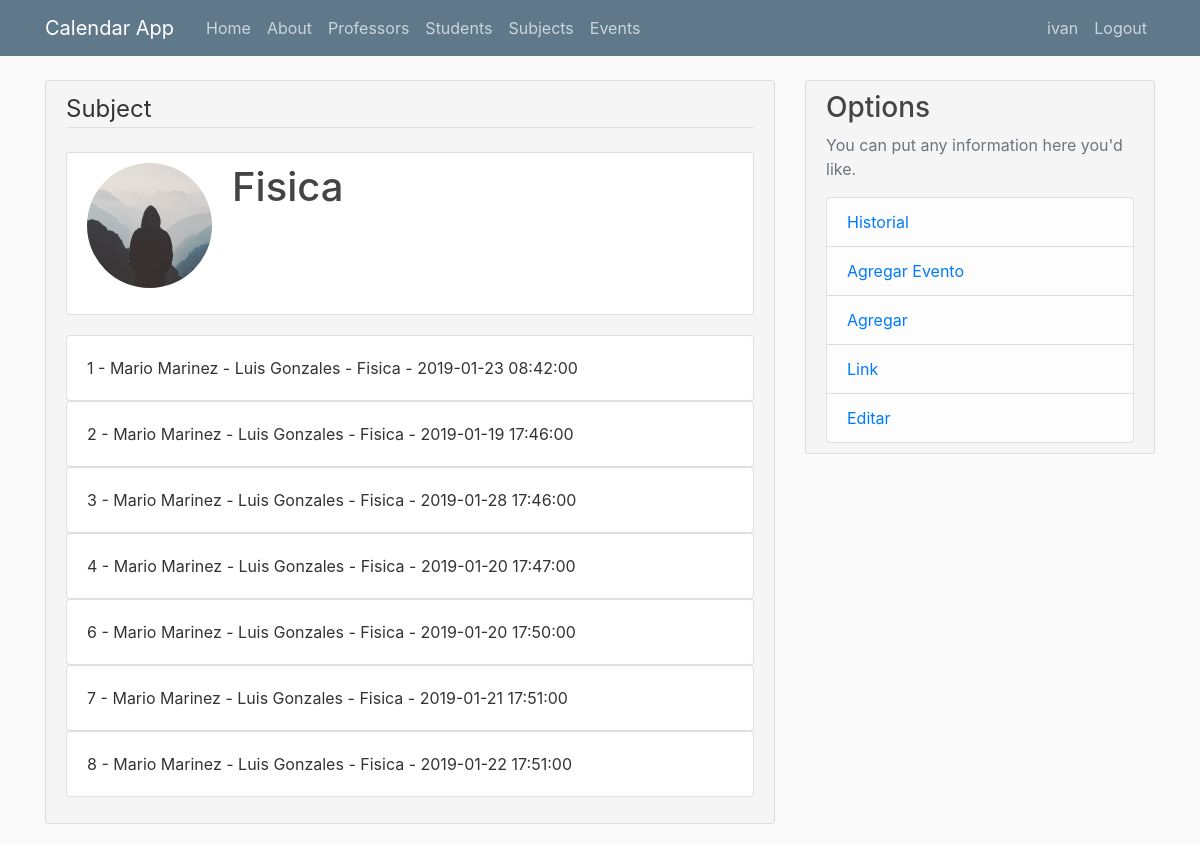
Page /subject?id=1 (signed in) on the earlier database version.
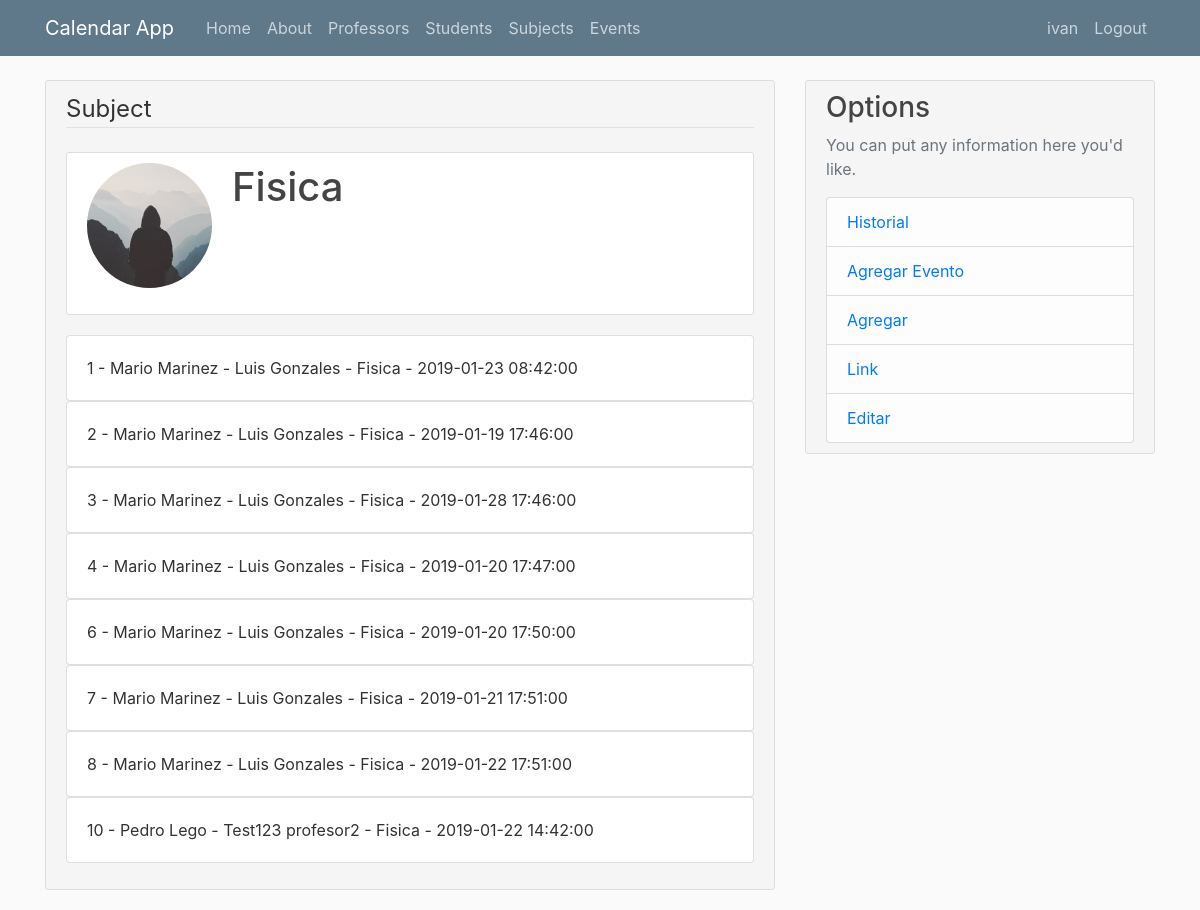
Same page on the later database version.
### flaskcalendar/models.py (models this page shows, shortened)
class Event(db.Model):
    id = db.Column(db.Integer, primary_key=True)
    professor_id = db.Column(db.Integer, db.ForeignKey('professor.id'), nullable=False)
    student_id = db.Column(db.Integer, db.ForeignKey('student.id'), nullable=False)
    subject_id = db.Column(db.Integer, db.ForeignKey('subject.id'), nullable=False)
    author_id =  db.Column(db.Integer, db.ForeignKey('user.id'), nullable=False)
    status = db.Column(db.Boolean, nullable=False,  default=True)
    time = db.Column(db.DateTime, nullable=False, default=datetime.utcnow)

class Professor(db.Model):
    id = db.Column(db.Integer, primary_key=True)
    name = db.Column(db.String(100), nullable=False)
    last_name = db.Column(db.String(100), nullable=False)
    email = db.Column(db.String(120), unique=True, nullable=True)
    phone = db.Column(db.Integer)
    events = db.relationship('Event', backref='professor', lazy=True, cascade="all, delete-orphan")
    subjects = db.relationship('ProfessorSubjects', backref='professor', lazy=True, cascade="all, delete-orphan")
    author_id =  db.Column(db.Integer, db.ForeignKey('user.id'), nullable=False)

class Student(db.Model):
    id = db.Column(db.Integer, primary_key=True)
    name = db.Column(db.String(100), nullable=False)
    last_name = db.Column(db.String(100), nullable=False)
    email = db.Column(db.String(120), nullable=True)
    phone = db.Column(db.Integer, nullable=True)
    events = db.relationship('Event', backref='student', lazy=True, cascade="all, delete-orphan")
    author_id =  db.Column(db.Integer, db.ForeignKey('user.id'), nullable=False)

class Subject(db.Model):
    id = db.Column(db.Integer, primary_key=True)
    subject = db.Column(db.String(100), nullable=False)
    events = db.relationship('Event', backref='subject', lazy=True, cascade="all, delete-orphan")
    professors = db.relationship('ProfessorSubjects', backref='subject', lazy=True, cascade="all, delete-orphan")
    author_id =  db.Column(db.Integer, db.ForeignKey('user.id'), nullable=False)

### flaskcalendar/subjects/routes.py (the view)
@subjectsAPP.route("/subject")
def subject():
    if request.method == 'GET' and request.args.get('id'):
        subject_id = int(request.args.get('id'))
        instance = Subject.query.filter_by(id=subject_id, author_id=current_user.id).first()
        if isAuthor(instance):
            return render_template('subjects/subject.html',title=f'{instance.subject} Events',instance=instance)
    return redirect(url_for('subjects.subjects'))

### flaskcalendar/models.py (called while the page is built)
@login_manager.user_loader
def load_user(user_id):
    return User.query.get(int(user_id))

### flaskcalendar/users/utils.py (called while the page is built)
def isAuthor(instance,current_user=current_user):
    if instance and instance.author_id == current_user.id:
        return True
    else:
        return False

### flaskcalendar/templates/subjects/subject.html
{% extends "layout.html" %}
{% block content %}
    <div class="content-section">
        <fieldset class="form-group">
            <legend class='border-bottom mb-4'>Subject</legend>
            <fieldset>
                    <div class="content-section" style="background-color:white">
                        <div class="media">
                        <img class="rounded-circle account-img" src="{{  url_for('static',filename='pics/default.jpg') }}">
                        <div class="media-body">
                            <h2 class="account-heading">{{ instance.subject }}</h2>
                        </div>
                    </div>
            </fieldset>
                {% for event in instance.events%}
                <div class="card">
                    <div class="card-body">
                        {{event.id}} - {{event.professor.name}} {{event.professor.last_name}} - {{event.student.name}} {{event.student.last_name}} - {{event.subject.subject}} - {{event.time}}
                    </div>
                </div>
            {% endfor %}
        </fieldset>
    </div>
{% endblock content %}

Differences in the rows shown:
added Event: id "10", professor.name "Pedro", professor.last_name "Lego", student.name "Test123", student.last_name "profesor2", subject.subject "Fisica", time "2019-01-22 14:42:00"
